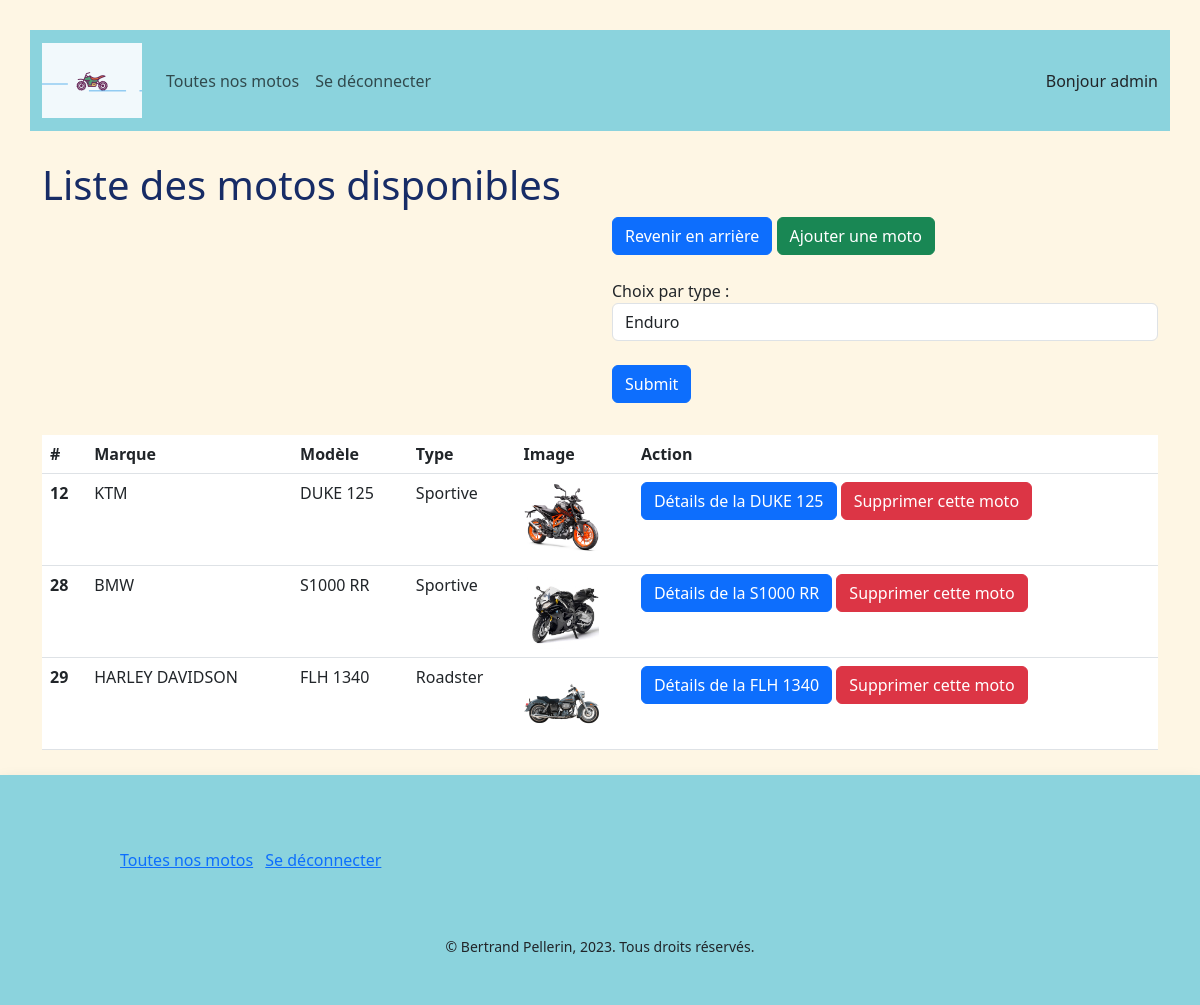
/index.php?controller=moto&action=list (signed in), run on the app's committed database.
### tables this page shows
CREATE TABLE IF NOT EXISTS `moto` (
  `id` int NOT NULL AUTO_INCREMENT,
  `marque` varchar(250) NOT NULL,
  `modele` varchar(250) NOT NULL,
  `type` varchar(8) NOT NULL,
  `picture` varchar(250) DEFAULT NULL,
  PRIMARY KEY (`id`)
);

### controller/MotoController.php (called while the page is built, shortened)
<?php
class MotoController extends SecurityController
{
    private $mc;
    public function __construct()
    {
        $this->mc = new MotoManager();
    }
    public function displayAll()
    {
        $motos = $this->mc->getAll();
        require 'view/moto/list.php';
    }
}

### controller/SecurityController.php (called while the page is built, shortened)
<?php
class SecurityController
{
    public function __construct()
    {
        if (array_key_exists("user", $_SESSION)) {
            $this->currentUser = unserialize($_SESSION["user"]);
        }
    }
}

### model/class/User.php (called while the page is built, shortened)
<?php
class User {
    private $login;
    public function getLogin()
    {
        return $this->login;
    }
}

### model/manager/DbManager.php (called while the page is built, shortened)
<?php
abstract class DbManager
{
    private $host = 'localhost';
    private $user = 'root';
    private $dbName = 'concession';
    private $password = null;
    public function __construct()
    {
        try {
            $this->bdd = new PDO('mysql:host=' . $this->host . ';dbname=' . $this->dbName . ';charset=utf8', $this->user, $this->password);
        } catch (PDOException $e) {
            var_dump($e);
            die();
        }
    }
}

### model/manager/MotoManager.php (called while the page is built, shortened)
<?php
class MotoManager extends DbManager
{
    public function getAll()
    {
        $query = $this->bdd->prepare("SELECT * FROM moto");
        $query->execute();
        $results = $query->fetchAll();
        $motos = [];
        foreach ($results as $res) {
            $motos[] = new Moto(
                $res['id'],
                $res['marque'],
                $res['modele'],
                $res['type'],
                $res['picture']
            );
        }
        return $motos;
    }
}

### model/class/Moto.php (called while the page is built, shortened)
<?php
class Moto
{
    private $id;
    private $marque;
    private $modele;
    private $type;
    private $picture;
    public function __construct($id, $marque, $modele, $type, $picture)
    {
        $this->id = $id;
        $this->marque = $marque;
        $this->modele = $modele;
        $this->type = $type;
        $this->picture = $picture;
    }
    public function getId()
    {
        return $this->id;
    }
    public function getMarque()
    {
        return $this->marque;
    }
    public function getModele()
    {
        return $this->modele;
    }
    public function getType()
    {
        return $this->type;
    }
    public function getPicture()
    {
        return $this->picture;
    }
}

### view/moto/list.php (the view, shortened to what this page needs)
<?php require 'view/parts/header.php'; ?>
<body>
    <div class="container">
        <h1>Liste des motos disponibles</h1>
        <div class="row">
            <div class="col-md-6"></div>
            <div class="col-md-6">
                <a class="btn btn-primary" href="index.php?controller=default&action=homepage">Revenir en arrière</a>
                <a class="btn btn-success" href="index.php?controller=moto&action=add">Ajouter une moto</a>
                <br>
                <br>
                <form method="GET">
                    <div class="form-group">
                        <label for="typeChoice">Choix par type :</label>
                        <select class="form-control" id="typeChoice" name="controller=moto&action=list&type">
                            <option>Enduro</option>
                        </select>
                    </div>
                    <br>
                    <button type="submit" class="btn btn-primary">Submit</button>
                </form>
            </div>
        </div>
        <table class="table mt-3">
            <thead>
                <tr>
                    <th scope="col">#</th>
                    <th scope="col">Marque</th>
                    <th scope="col">Modèle</th>
                    <th scope="col">Type</th>
                    <th scope="col">Image</th>
                    <th scope="col">Action</th>
                </tr>
            </thead>
            <tbody>
                <?php foreach ($motos as $moto) { ?>
                    <tr>
                        <th scope="row"><?php echo $moto->getId(); ?></th>
                        <td><?php echo $moto->getMarque(); ?></td>
                        <td><?php echo $moto->getModele(); ?></td>
                        <td><?php echo $moto->getType(); ?></td>
                        <td><img class="moto-image" src="public/img/<?php echo $moto->getPicture(); ?>" alt="moto"></td>
                        <td>
                            <a href="index.php?controller=moto&action=detail&id=<?php echo $moto->getId(); ?>" class="btn btn-primary">Détails de la <?php echo $moto->getModele(); ?></a>
                            <a href="index.php?controller=moto&action=delete&id=<?php echo $moto->getId(); ?>" class="btn btn-danger">Supprimer cette moto</a>
                        </td>
                    </tr>
                <?php } ?>
            </tbody>
        </table>
    </div>
    <?php require 'view/parts/footer.php'; ?>

### index.php (shortened to what this page needs)
<?php
if ($_GET["controller"] == 'moto') {
    $controller = new MotoController();
    if ($_GET["action"] == 'list') {
        $controller->displayAll();
    }
}

### view/parts/header.php (shortened to what this page needs)
<!DOCTYPE html>
<html lang="fr">
<head>
    <link href="https://cdn.jsdelivr.net/npm/bootstrap@5.3.0/dist/css/bootstrap.min.css" rel="stylesheet">
</head>
<body>
    <nav class="navbar navbar-expand-lg navbar-light">
        <div class="container-fluid">
            <a class="navbar-brand" href="index.php?controller=default&action=homepage">
                <img src="public/img/logo.gif" width="100" class="d-inline-block align-top" alt="">
            </a>
            <div class="collapse navbar-collapse" id="navbarNav">
                <ul class="navbar-nav">
                    <li class="nav-item">
                        <a class="nav-link" href="index.php?controller=moto&action=list">Toutes nos motos</a>
                    </li>
                    <li class="nav-item">
                        <a class="nav-link" href="index.php?controller=security&action=logout">Se déconnecter</a>
                    </li>
                </ul>
            </div>
            <?php
            if ($this->currentUser) {
                echo ('Bonjour ' . $this->currentUser->getLogin());
            }
            ?>
        </div>
    </nav>
</body>

### view/parts/footer.php (shortened to what this page needs)
<div class="blockcode">
    <footer class="page-footer shadow">
        <div class="d-flex flex-column mx-auto py-5" style="width: 80%">
            <div class="d-flex flex-wrap justify-content-between">
                <div>
                    <div class="footer-basic">
                        <footer>
                            <ul class="list-inline">
                                <li class="list-inline-item"><a href="index.php?controller=moto&action=list">Toutes nos motos</a></li>
                                <li class="list-inline-item"><a href="index.php?controller=security&action=logout">Se déconnecter</a></li>
                            </ul>
                        </footer>
                    </div>
                </div>
            </div>
            <small class="text-center mt-5">&copy; Bertrand Pellerin, 2023. Tous droits réservés.</small>
        </div>
    </footer>
</div>
</html>

### view/moto/list.php (style rules this page uses)
.moto-image { max-height: 75px; }

### view/parts/header.php (style rules this page uses)
body { background-color: #fef6e4; }
nav { background-color: #8bd3dd; margin: 30px; }
footer { background-color: #8bd3dd; margin-top: 25px; }
h1 , h2 { color: #172c66; }

### data on the page
moto: id "12", marque "KTM", modele "DUKE 125", type "Sportive", picture (picture)
moto: id "28", marque "BMW", modele "S1000 RR", type "Sportive", picture (picture)
moto: id "29", marque "HARLEY DAVIDSON", modele "FLH 1340", type "Roadster", picture (picture)

### other printed values
$this->currentUser->getLogin() "admin"
